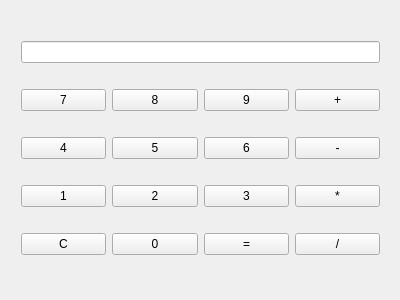
<?xml version="1.0" encoding="UTF-8"?>
<ui version="4.0">
 <class>Calculatrice</class>
 <widget class="QWidget" name="Calculatrice">
  <property name="geometry">
   <rect>
    <x>0</x>
    <y>0</y>
    <width>400</width>
    <height>300</height>
   </rect>
  </property>
  <property name="windowTitle">
   <string>Calculatrice</string>
  </property>
  <widget class="QWidget" name="">
   <property name="geometry">
    <rect>
     <x>10</x>
     <y>10</y>
     <width>381</width>
     <height>281</height>
    </rect>
   </property>
   <layout class="QGridLayout" name="gridLayout">
    <item row="0" column="0" colspan="4">
     <widget class="QLineEdit" name="lineEditAfficheur"/>
    </item>
    <item row="1" column="0">
     <widget class="QPushButton" name="pushButton7">
      <property name="text">
       <string>7</string>
      </property>
     </widget>
    </item>
    <item row="1" column="1">
     <widget class="QPushButton" name="pushButton8">
      <property name="text">
       <string>8</string>
      </property>
     </widget>
    </item>
    <item row="1" column="2">
     <widget class="QPushButton" name="pushButton9">
      <property name="text">
       <string>9</string>
      </property>
     </widget>
    </item>
    <item row="1" column="3">
     <widget class="QPushButton" name="pushButtonPlus">
      <property name="text">
       <string>+</string>
      </property>
     </widget>
    </item>
    <item row="2" column="0">
     <widget class="QPushButton" name="pushButton4">
      <property name="text">
       <string>4</string>
      </property>
     </widget>
    </item>
    <item row="2" column="1">
     <widget class="QPushButton" name="pushButton5">
      <property name="text">
       <string>5</string>
      </property>
     </widget>
    </item>
    <item row="2" column="2">
     <widget class="QPushButton" name="pushButton6">
      <property name="text">
       <string>6</string>
      </property>
     </widget>
    </item>
    <item row="2" column="3">
     <widget class="QPushButton" name="pushButtonMoins">
      <property name="text">
       <string>-</string>
      </property>
     </widget>
    </item>
    <item row="3" column="0">
     <widget class="QPushButton" name="pushButton1">
      <property name="text">
       <string>1</string>
      </property>
     </widget>
    </item>
    <item row="3" column="1">
     <widget class="QPushButton" name="pushButton2">
      <property name="text">
       <string>2</string>
      </property>
     </widget>
    </item>
    <item row="3" column="2">
     <widget class="QPushButton" name="pushButton3">
      <property name="text">
       <string>3</string>
      </property>
     </widget>
    </item>
    <item row="3" column="3">
     <widget class="QPushButton" name="pushButtonMultiplier">
      <property name="text">
       <string>*</string>
      </property>
     </widget>
    </item>
    <item row="4" column="0">
     <widget class="QPushButton" name="pushButtonClear">
      <property name="text">
       <string>C</string>
      </property>
     </widget>
    </item>
    <item row="4" column="1">
     <widget class="QPushButton" name="pushButton0">
      <property name="text">
       <string>0</string>
      </property>
     </widget>
    </item>
    <item row="4" column="2">
     <widget class="QPushButton" name="pushButtonEgale">
      <property name="text">
       <string>=</string>
      </property>
     </widget>
    </item>
    <item row="4" column="3">
     <widget class="QPushButton" name="pushButtonDiviser">
      <property name="text">
       <string>/</string>
      </property>
     </widget>
    </item>
   </layout>
  </widget>
 </widget>
 <layoutdefault spacing="6" margin="11"/>
 <resources/>
 <connections/>
</ui>
